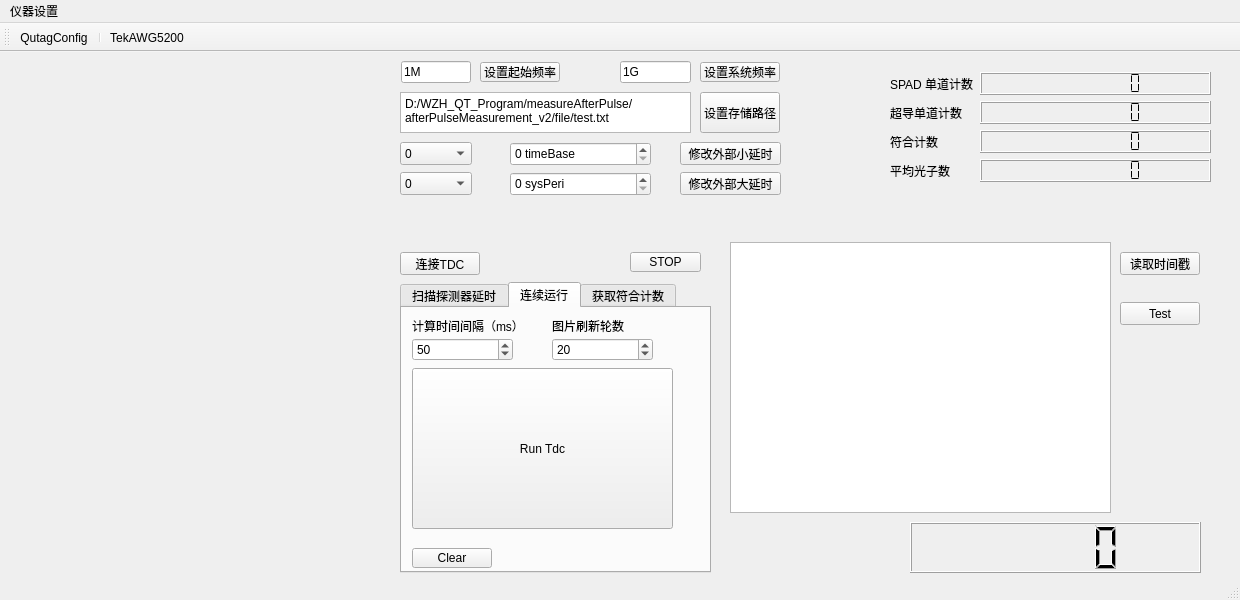
<?xml version="1.0" encoding="UTF-8"?>
<ui version="4.0">
 <class>MainWindow</class>
 <widget class="QMainWindow" name="MainWindow">
  <property name="geometry">
   <rect>
    <x>0</x>
    <y>0</y>
    <width>1240</width>
    <height>600</height>
   </rect>
  </property>
  <property name="windowTitle">
   <string>MainWindow</string>
  </property>
  <widget class="QWidget" name="centralwidget">
   <widget class="QTextEdit" name="txeRetInfo">
    <property name="geometry">
     <rect>
      <x>730</x>
      <y>190</y>
      <width>381</width>
      <height>271</height>
     </rect>
    </property>
   </widget>
   <widget class="QCustomPlot" name="customPlot" native="true">
    <property name="geometry">
     <rect>
      <x>10</x>
      <y>0</y>
      <width>381</width>
      <height>511</height>
     </rect>
    </property>
   </widget>
   <widget class="QPushButton" name="btnTest">
    <property name="geometry">
     <rect>
      <x>1120</x>
      <y>250</y>
      <width>80</width>
      <height>23</height>
     </rect>
    </property>
    <property name="text">
     <string>Test</string>
    </property>
   </widget>
   <widget class="QSpinBox" name="spbValueExtBigDelay">
    <property name="geometry">
     <rect>
      <x>510</x>
      <y>120</y>
      <width>141</width>
      <height>24</height>
     </rect>
    </property>
    <property name="suffix">
     <string> sysPeri</string>
    </property>
   </widget>
   <widget class="QPushButton" name="btnSetExtSmallDelay">
    <property name="geometry">
     <rect>
      <x>680</x>
      <y>90</y>
      <width>101</width>
      <height>23</height>
     </rect>
    </property>
    <property name="text">
     <string>修改外部小延时</string>
    </property>
   </widget>
   <widget class="QPushButton" name="btnSetExtBigDelay">
    <property name="geometry">
     <rect>
      <x>680</x>
      <y>120</y>
      <width>101</width>
      <height>23</height>
     </rect>
    </property>
    <property name="text">
     <string>修改外部大延时</string>
    </property>
   </widget>
   <widget class="QSpinBox" name="spbValueExtSmallDelay">
    <property name="geometry">
     <rect>
      <x>510</x>
      <y>90</y>
      <width>141</width>
      <height>24</height>
     </rect>
    </property>
    <property name="showGroupSeparator" stdset="0">
     <bool>true</bool>
    </property>
    <property name="suffix">
     <string> timeBase</string>
    </property>
    <property name="prefix">
     <string/>
    </property>
    <property name="maximum">
     <number>100000</number>
    </property>
    <property name="value">
     <number>0</number>
    </property>
   </widget>
   <widget class="QComboBox" name="cmbChExtSmallDelay">
    <property name="geometry">
     <rect>
      <x>400</x>
      <y>90</y>
      <width>72</width>
      <height>23</height>
     </rect>
    </property>
    <item>
     <property name="text">
      <string>0</string>
     </property>
    </item>
    <item>
     <property name="text">
      <string>1</string>
     </property>
    </item>
    <item>
     <property name="text">
      <string>2</string>
     </property>
    </item>
    <item>
     <property name="text">
      <string>3</string>
     </property>
    </item>
    <item>
     <property name="text">
      <string>4</string>
     </property>
    </item>
   </widget>
   <widget class="QComboBox" name="cmbChExtBigDelay">
    <property name="geometry">
     <rect>
      <x>400</x>
      <y>120</y>
      <width>72</width>
      <height>23</height>
     </rect>
    </property>
    <item>
     <property name="text">
      <string>0</string>
     </property>
    </item>
    <item>
     <property name="text">
      <string>1</string>
     </property>
    </item>
    <item>
     <property name="text">
      <string>2</string>
     </property>
    </item>
    <item>
     <property name="text">
      <string>3</string>
     </property>
    </item>
    <item>
     <property name="text">
      <string>4</string>
     </property>
    </item>
   </widget>
   <widget class="QTextBrowser" name="txbFilePath">
    <property name="geometry">
     <rect>
      <x>400</x>
      <y>40</y>
      <width>291</width>
      <height>41</height>
     </rect>
    </property>
    <property name="verticalScrollBarPolicy">
     <enum>Qt::ScrollBarAlwaysOff</enum>
    </property>
    <property name="html">
     <string>&lt;!DOCTYPE HTML PUBLIC &quot;-//W3C//DTD HTML 4.0//EN&quot; &quot;http://www.w3.org/TR/REC-html40/strict.dtd&quot;&gt;
&lt;html&gt;&lt;head&gt;&lt;meta name=&quot;qrichtext&quot; content=&quot;1&quot; /&gt;&lt;style type=&quot;text/css&quot;&gt;
p, li { white-space: pre-wrap; }
&lt;/style&gt;&lt;/head&gt;&lt;body style=&quot; font-family:'SimSun'; font-size:9pt; font-weight:400; font-style:normal;&quot;&gt;
&lt;p style=&quot; margin-top:0px; margin-bottom:0px; margin-left:0px; margin-right:0px; -qt-block-indent:0; text-indent:0px;&quot;&gt;D:/WZH_QT_Program/measureAfterPulse/afterPulseMeasurement_v2/file/test.txt&lt;/p&gt;&lt;/body&gt;&lt;/html&gt;</string>
    </property>
   </widget>
   <widget class="QPushButton" name="btnSetFilePath">
    <property name="geometry">
     <rect>
      <x>700</x>
      <y>40</y>
      <width>80</width>
      <height>41</height>
     </rect>
    </property>
    <property name="text">
     <string>设置存储路径</string>
    </property>
   </widget>
   <widget class="QPushButton" name="btnTdcConnect">
    <property name="geometry">
     <rect>
      <x>400</x>
      <y>200</y>
      <width>80</width>
      <height>23</height>
     </rect>
    </property>
    <property name="text">
     <string>连接TDC</string>
    </property>
   </widget>
   <widget class="QPushButton" name="btnReadTimeStamps">
    <property name="geometry">
     <rect>
      <x>1120</x>
      <y>200</y>
      <width>80</width>
      <height>23</height>
     </rect>
    </property>
    <property name="text">
     <string>读取时间戳</string>
    </property>
   </widget>
   <widget class="lneUnit" name="lneSysPeri">
    <property name="geometry">
     <rect>
      <x>620</x>
      <y>9</y>
      <width>71</width>
      <height>22</height>
     </rect>
    </property>
    <property name="text">
     <string>1G</string>
    </property>
   </widget>
   <widget class="lneUnit" name="lneStartPeri">
    <property name="geometry">
     <rect>
      <x>401</x>
      <y>9</y>
      <width>70</width>
      <height>22</height>
     </rect>
    </property>
    <property name="text">
     <string>1M</string>
    </property>
   </widget>
   <widget class="QPushButton" name="btnSetStartFre">
    <property name="geometry">
     <rect>
      <x>480</x>
      <y>10</y>
      <width>80</width>
      <height>20</height>
     </rect>
    </property>
    <property name="text">
     <string>设置起始频率</string>
    </property>
   </widget>
   <widget class="QPushButton" name="btnSetSysFre">
    <property name="geometry">
     <rect>
      <x>700</x>
      <y>10</y>
      <width>80</width>
      <height>20</height>
     </rect>
    </property>
    <property name="text">
     <string>设置系统频率</string>
    </property>
   </widget>
   <widget class="BtnBool" name="btnStop">
    <property name="geometry">
     <rect>
      <x>630</x>
      <y>200</y>
      <width>71</width>
      <height>20</height>
     </rect>
    </property>
    <property name="text">
     <string>STOP</string>
    </property>
   </widget>
   <widget class="QTabWidget" name="tabWidget">
    <property name="geometry">
     <rect>
      <x>400</x>
      <y>230</y>
      <width>311</width>
      <height>291</height>
     </rect>
    </property>
    <property name="currentIndex">
     <number>1</number>
    </property>
    <widget class="QWidget" name="tab">
     <attribute name="title">
      <string>扫描探测器延时</string>
     </attribute>
     <widget class="QLabel" name="label">
      <property name="geometry">
       <rect>
        <x>0</x>
        <y>200</y>
        <width>291</width>
        <height>61</height>
       </rect>
      </property>
      <property name="text">
       <string>&lt;html&gt;&lt;head/&gt;&lt;body&gt;&lt;p&gt;探测器延时的修改是通过修改其trigger信号来实现的，trigger信号由AWG5200给出，调节范围为-2--2ns。通过扫描改变trigger的延时可以找到正确的开门位置&lt;/p&gt;&lt;/body&gt;&lt;/html&gt;</string>
      </property>
      <property name="wordWrap">
       <bool>true</bool>
      </property>
     </widget>
     <widget class="QSpinBox" name="spbSpdDelayStart">
      <property name="geometry">
       <rect>
        <x>10</x>
        <y>30</y>
        <width>60</width>
        <height>23</height>
       </rect>
      </property>
      <property name="minimum">
       <number>-2000</number>
      </property>
      <property name="maximum">
       <number>2000</number>
      </property>
     </widget>
     <widget class="QSpinBox" name="spbSpdDelayStop">
      <property name="geometry">
       <rect>
        <x>80</x>
        <y>30</y>
        <width>60</width>
        <height>23</height>
       </rect>
      </property>
      <property name="minimum">
       <number>-2000</number>
      </property>
      <property name="maximum">
       <number>2000</number>
      </property>
      <property name="value">
       <number>2000</number>
      </property>
     </widget>
     <widget class="QSpinBox" name="spbSpdDelayInterval">
      <property name="geometry">
       <rect>
        <x>150</x>
        <y>30</y>
        <width>60</width>
        <height>23</height>
       </rect>
      </property>
      <property name="maximum">
       <number>500</number>
      </property>
      <property name="value">
       <number>20</number>
      </property>
     </widget>
     <widget class="QLabel" name="label_2">
      <property name="geometry">
       <rect>
        <x>10</x>
        <y>10</y>
        <width>54</width>
        <height>12</height>
       </rect>
      </property>
      <property name="text">
       <string>Start(ps)</string>
      </property>
     </widget>
     <widget class="QLabel" name="label_3">
      <property name="geometry">
       <rect>
        <x>80</x>
        <y>10</y>
        <width>54</width>
        <height>12</height>
       </rect>
      </property>
      <property name="text">
       <string>Stop(ps)</string>
      </property>
     </widget>
     <widget class="QLabel" name="label_4">
      <property name="geometry">
       <rect>
        <x>150</x>
        <y>10</y>
        <width>81</width>
        <height>16</height>
       </rect>
      </property>
      <property name="text">
       <string>Interval(ps)</string>
      </property>
     </widget>
     <widget class="QPushButton" name="btnScanSPD1Delay">
      <property name="geometry">
       <rect>
        <x>100</x>
        <y>60</y>
        <width>80</width>
        <height>23</height>
       </rect>
      </property>
      <property name="text">
       <string>扫描SPD1延时</string>
      </property>
     </widget>
     <widget class="QPushButton" name="btnScanSPD2Delay">
      <property name="geometry">
       <rect>
        <x>100</x>
        <y>90</y>
        <width>80</width>
        <height>23</height>
       </rect>
      </property>
      <property name="text">
       <string>扫描SPD2延时</string>
      </property>
     </widget>
     <widget class="QLCDNumber" name="lcdSPD1Delay">
      <property name="geometry">
       <rect>
        <x>10</x>
        <y>60</y>
        <width>80</width>
        <height>23</height>
       </rect>
      </property>
      <property name="styleSheet">
       <string notr="true">color: rgb(0, 0, 0);</string>
      </property>
      <property name="value" stdset="0">
       <double>100.000000000000000</double>
      </property>
     </widget>
     <widget class="QLCDNumber" name="lcdSPD2Delay">
      <property name="geometry">
       <rect>
        <x>10</x>
        <y>90</y>
        <width>80</width>
        <height>23</height>
       </rect>
      </property>
      <property name="styleSheet">
       <string notr="true">color: rgb(0, 0, 0);</string>
      </property>
     </widget>
     <widget class="QPushButton" name="btnGetDelayBetSPD">
      <property name="geometry">
       <rect>
        <x>210</x>
        <y>60</y>
        <width>80</width>
        <height>20</height>
       </rect>
      </property>
      <property name="text">
       <string>SPD相对延时</string>
      </property>
     </widget>
     <widget class="QSpinBox" name="spbSpdDelayTime">
      <property name="geometry">
       <rect>
        <x>230</x>
        <y>30</y>
        <width>60</width>
        <height>23</height>
       </rect>
      </property>
      <property name="maximum">
       <number>5000</number>
      </property>
      <property name="value">
       <number>500</number>
      </property>
     </widget>
     <widget class="QLabel" name="label_5">
      <property name="geometry">
       <rect>
        <x>230</x>
        <y>10</y>
        <width>61</width>
        <height>16</height>
       </rect>
      </property>
      <property name="text">
       <string>Time(ms)</string>
      </property>
     </widget>
    </widget>
    <widget class="QWidget" name="tab_2">
     <attribute name="title">
      <string>连续运行</string>
     </attribute>
     <widget class="QLabel" name="label_6">
      <property name="geometry">
       <rect>
        <x>10</x>
        <y>10</y>
        <width>111</width>
        <height>16</height>
       </rect>
      </property>
      <property name="text">
       <string>计算时间间隔（ms）</string>
      </property>
     </widget>
     <widget class="QSpinBox" name="spbRunTime">
      <property name="geometry">
       <rect>
        <x>10</x>
        <y>30</y>
        <width>101</width>
        <height>23</height>
       </rect>
      </property>
      <property name="minimum">
       <number>0</number>
      </property>
      <property name="maximum">
       <number>20000</number>
      </property>
      <property name="value">
       <number>50</number>
      </property>
     </widget>
     <widget class="QPushButton" name="btnRunTdcConti">
      <property name="geometry">
       <rect>
        <x>10</x>
        <y>60</y>
        <width>261</width>
        <height>161</height>
       </rect>
      </property>
      <property name="text">
       <string>Run Tdc</string>
      </property>
     </widget>
     <widget class="BtnBool" name="btnPlotClear">
      <property name="geometry">
       <rect>
        <x>10</x>
        <y>240</y>
        <width>80</width>
        <height>20</height>
       </rect>
      </property>
      <property name="text">
       <string>Clear</string>
      </property>
     </widget>
     <widget class="QSpinBox" name="roundPicRefresh">
      <property name="geometry">
       <rect>
        <x>150</x>
        <y>30</y>
        <width>101</width>
        <height>23</height>
       </rect>
      </property>
      <property name="minimum">
       <number>0</number>
      </property>
      <property name="maximum">
       <number>20000</number>
      </property>
      <property name="value">
       <number>20</number>
      </property>
     </widget>
     <widget class="QLabel" name="label_11">
      <property name="geometry">
       <rect>
        <x>150</x>
        <y>10</y>
        <width>111</width>
        <height>16</height>
       </rect>
      </property>
      <property name="text">
       <string>图片刷新轮数</string>
      </property>
     </widget>
    </widget>
    <widget class="QWidget" name="tab_3">
     <attribute name="title">
      <string>获取符合计数</string>
     </attribute>
     <widget class="QPushButton" name="btnCoincNum">
      <property name="geometry">
       <rect>
        <x>10</x>
        <y>20</y>
        <width>80</width>
        <height>20</height>
       </rect>
      </property>
      <property name="text">
       <string>符合计数</string>
      </property>
     </widget>
    </widget>
   </widget>
   <widget class="QLCDNumber" name="lcdTimer">
    <property name="geometry">
     <rect>
      <x>910</x>
      <y>470</y>
      <width>291</width>
      <height>51</height>
     </rect>
    </property>
   </widget>
   <widget class="QWidget" name="formLayoutWidget">
    <property name="geometry">
     <rect>
      <x>890</x>
      <y>20</y>
      <width>321</width>
      <height>151</height>
     </rect>
    </property>
    <layout class="QFormLayout" name="formLayout">
     <item row="0" column="0">
      <widget class="QLabel" name="label_7">
       <property name="text">
        <string>SPAD 单道计数</string>
       </property>
      </widget>
     </item>
     <item row="1" column="0">
      <widget class="QLabel" name="label_8">
       <property name="text">
        <string>超导单道计数</string>
       </property>
      </widget>
     </item>
     <item row="2" column="0">
      <widget class="QLabel" name="label_9">
       <property name="text">
        <string>符合计数</string>
       </property>
      </widget>
     </item>
     <item row="0" column="1">
      <widget class="QLCDNumber" name="lcdSpad">
       <property name="smallDecimalPoint">
        <bool>false</bool>
       </property>
       <property name="digitCount">
        <number>9</number>
       </property>
       <property name="segmentStyle">
        <enum>QLCDNumber::Flat</enum>
       </property>
      </widget>
     </item>
     <item row="1" column="1">
      <widget class="QLCDNumber" name="lcdSnpd">
       <property name="digitCount">
        <number>9</number>
       </property>
       <property name="segmentStyle">
        <enum>QLCDNumber::Flat</enum>
       </property>
      </widget>
     </item>
     <item row="2" column="1">
      <widget class="QLCDNumber" name="lcdCoin">
       <property name="digitCount">
        <number>9</number>
       </property>
       <property name="segmentStyle">
        <enum>QLCDNumber::Flat</enum>
       </property>
      </widget>
     </item>
     <item row="3" column="0">
      <widget class="QLabel" name="label_10">
       <property name="text">
        <string>平均光子数</string>
       </property>
      </widget>
     </item>
     <item row="3" column="1">
      <widget class="QLCDNumber" name="lcdMu">
       <property name="digitCount">
        <number>9</number>
       </property>
       <property name="segmentStyle">
        <enum>QLCDNumber::Flat</enum>
       </property>
      </widget>
     </item>
    </layout>
   </widget>
  </widget>
  <widget class="QMenuBar" name="menubar">
   <property name="geometry">
    <rect>
     <x>0</x>
     <y>0</y>
     <width>1240</width>
     <height>23</height>
    </rect>
   </property>
   <widget class="QMenu" name="menu">
    <property name="title">
     <string>仪器设置</string>
    </property>
   </widget>
   <addaction name="menu"/>
  </widget>
  <widget class="QStatusBar" name="statusbar"/>
  <widget class="QToolBar" name="toolBar">
   <property name="windowTitle">
    <string>toolBar</string>
   </property>
   <attribute name="toolBarArea">
    <enum>TopToolBarArea</enum>
   </attribute>
   <attribute name="toolBarBreak">
    <bool>false</bool>
   </attribute>
   <addaction name="actionQutagConfig"/>
   <addaction name="separator"/>
   <addaction name="actionTekAWG5200"/>
  </widget>
  <action name="actionQutagConfig">
   <property name="text">
    <string>QutagConfig</string>
   </property>
  </action>
  <action name="actionTekAWG5200">
   <property name="text">
    <string>TekAWG5200</string>
   </property>
  </action>
 </widget>
 <customwidgets>
  <customwidget>
   <class>QCustomPlot</class>
   <extends>QWidget</extends>
   <header location="global">qcustomplot.h</header>
   <container>1</container>
  </customwidget>
  <customwidget>
   <class>lneUnit</class>
   <extends>QLineEdit</extends>
   <header location="global">lneunit.h</header>
  </customwidget>
  <customwidget>
   <class>BtnBool</class>
   <extends>QPushButton</extends>
   <header location="global">btnbool.h</header>
  </customwidget>
 </customwidgets>
 <resources/>
 <connections/>
</ui>
